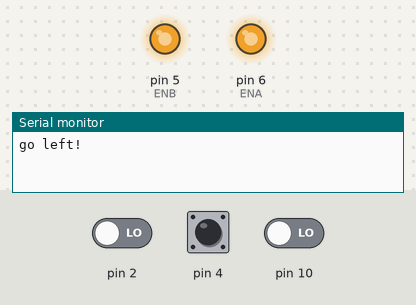
Bench run of a sketch on a simulated Arduino Uno, built with avr-gcc and run on an emulated ATmega328P. Parts: output pins drawn as LEDs (lit = HIGH), the last lines printed to the serial monitor. Dashed ring = blinking. Inputs (shaded band) come from the test bench; at power-on: pin 4 LOW, pin 2 LOW, pin 10 LOW.

Above: at 1.2 s.
1.3 s: pin 4 driven HIGH
At 2.0 s:
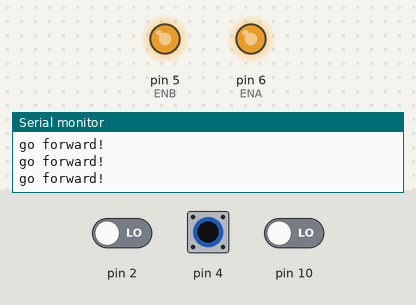
3.2 s: pin 4 pulsed LOW 5 times (0.12 s each, 0.3 s apart)
At 3.41 s:
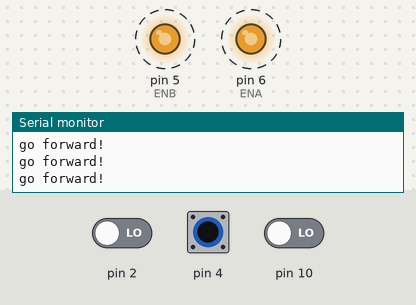
Timing chart, 0 to 6.2 s (numbered marks = the images above; inputs shaded):
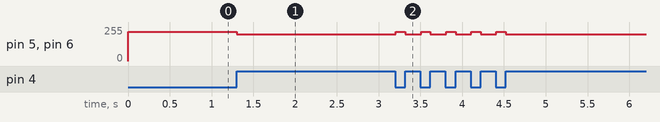

Measured:
- after the input at 1.3 s, pin 5 (ENB), pin 6 (ENA): 220/255 → 200/255 at once
- after the input at 3.2 s, pin 5 (ENB), pin 6 (ENA): alternates 220/255 for 0.11 s and 200/255 for 0.19 s, 10 changes in all, then stays 200/255, starting at once

The sketch:

Line_Tracking.ino
```cpp
//www.elegoo.com

//Line Tracking IO define
#define LT_R digitalRead(10)
#define LT_M digitalRead(4)
#define LT_L digitalRead(2)

#define ENB 5
#define IN1 7
#define IN2 8
#define IN3 9
#define IN4 11
#define ENA 6

#define carSpeed 200
#define fastCarSpeed 220

void forward(){
  analogWrite(ENA, carSpeed);
  analogWrite(ENB, carSpeed);
  digitalWrite(IN1, HIGH);
  digitalWrite(IN2, LOW);
  digitalWrite(IN3, LOW);
  digitalWrite(IN4, HIGH);
  Serial.println("go forward!");
}

void back(){
  analogWrite(ENA, carSpeed);
  analogWrite(ENB, carSpeed);
  digitalWrite(IN1, LOW);
  digitalWrite(IN2, HIGH);
  digitalWrite(IN3, HIGH);
  digitalWrite(IN4, LOW);
  Serial.println("go back!");
}

void left(){
  analogWrite(ENA, carSpeed);
  analogWrite(ENB, carSpeed);
  digitalWrite(IN1, LOW);
  digitalWrite(IN2, HIGH);
  digitalWrite(IN3, LOW);
  digitalWrite(IN4, HIGH);
  Serial.println("go left!");
}

void fastLeft(){
  analogWrite(ENA, fastCarSpeed);
  analogWrite(ENB, fastCarSpeed);
  digitalWrite(IN1, LOW);
  digitalWrite(IN2, HIGH);
  digitalWrite(IN3, LOW);
  digitalWrite(IN4, HIGH);
  Serial.println("go left!");
}

void right(){
  analogWrite(ENA, carSpeed);
  analogWrite(ENB, carSpeed);
  digitalWrite(IN1, HIGH);
  digitalWrite(IN2, LOW);
  digitalWrite(IN3, HIGH);
  digitalWrite(IN4, LOW);
  Serial.println("go right!");
}

void fastRight(){
  analogWrite(ENA, fastCarSpeed);
  analogWrite(ENB, fastCarSpeed);
  digitalWrite(IN1, HIGH);
  digitalWrite(IN2, LOW);
  digitalWrite(IN3, HIGH);
  digitalWrite(IN4, LOW);
  Serial.println("go right!");
}

void stop(){
   digitalWrite(ENA, LOW);
   digitalWrite(ENB, LOW);
   Serial.println("Stop!");
}

void setup(){
  Serial.begin(9600);
}

void loop() {
  if(LT_M){
    forward();
  }
  else if(LT_R) {
    right();
    while(LT_R);
  }
  else if(LT_L) {
    left();
    while(LT_L);
  }
  else if(!LT_L && !LT_M && !LT_R) {
    fastLeft();
    while(!LT_L && !LT_M && !LT_R);
  }
}
```
